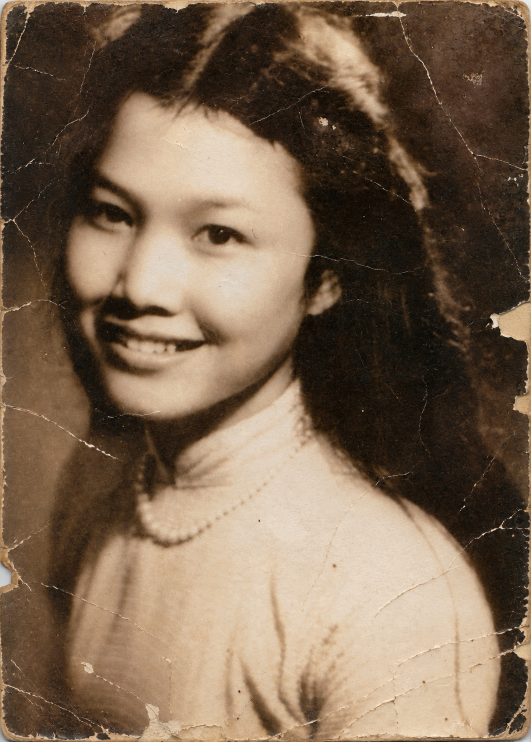
#> input picture inference_inputs/real_0089.png, 1061 x 1483 px (shown at 1/2 size)
$ python evaluate_restoration_paired.py --clean-dir ../inference_inputs --degraded-dir ../inference_inputs --mask-dir ../inference_inputs --output-dir out
#> lines starting #> are read from the running program, lines starting #| are printed output that depends on the picture; after the words box and inside, x2 and y2 are one past the last pixel; in counts of white or black regions, pixels touching at a corner belong together
import os
import argparse
import csv
import json
import random
import cv2
import numpy as np

def calculate_psnr(img1, img2):
    mse = np.mean((img1.astype(np.float32) - img2.astype(np.float32)) ** 2)
    if mse == 0:
        return float('inf')
    return 20 * np.log10(255.0 / np.sqrt(mse))

def calculate_mae(img1, img2):
    return np.mean(np.abs(img1.astype(np.float32) - img2.astype(np.float32)))

def calculate_mse(img1, img2):
    return np.mean((img1.astype(np.float32) - img2.astype(np.float32)) ** 2)

try:
    from skimage.metrics import structural_similarity as ssim
    HAS_SKIMAGE = True
except ImportError:
    HAS_SKIMAGE = False

def calculate_ssim(img1, img2):
    if not HAS_SKIMAGE:
        return 0.0
    return ssim(img1, img2, data_range=255, channel_axis=2 if len(img1.shape)==3 else None)

def evaluate_metrics(clean, degraded, mask):
    # Masked metrics
    mask_bool = mask > 127
    if len(mask.shape) == 2 and len(clean.shape) == 3:
        mask_bool = np.stack([mask_bool]*3, axis=-1)

    clean_masked = clean[mask_bool]
    degraded_masked = degraded[mask_bool]

    if len(clean_masked) == 0:
        masked_mae = 0.0
        masked_mse = 0.0
        masked_psnr = float('inf')
    else:
        masked_mae = np.mean(np.abs(clean_masked.astype(np.float32) - degraded_masked.astype(np.float32)))
        masked_mse = np.mean((clean_masked.astype(np.float32) - degraded_masked.astype(np.float32)) ** 2)
        masked_psnr = 20 * np.log10(255.0 / np.sqrt(masked_mse)) if masked_mse > 0 else float('inf')

    return {
        "psnr": calculate_psnr(clean, degraded),
        "ssim": calculate_ssim(clean, degraded) if HAS_SKIMAGE else 0.0,
        "mae": calculate_mae(clean, degraded),
        "mse": calculate_mse(clean, degraded),
        "masked_mae": masked_mae,
        "masked_mse": masked_mse,
        "masked_psnr": masked_psnr
    }

def main():
    parser = argparse.ArgumentParser(description="Evaluate restoration on paired synthetic data.")
    parser.add_argument("--clean-dir", required=True)
    parser.add_argument("--degraded-dir", required=True)
    parser.add_argument("--mask-dir", required=True)
    parser.add_argument("--output-dir", required=True)
    parser.add_argument("--max-samples", type=int, default=30)
    parser.add_argument("--seed", type=int, default=42)
    parser.add_argument("--mode", choices=["metrics-only", "generate-and-evaluate"], default="metrics-only")
    parser.add_argument("--restored-dir", type=str)
    parser.add_argument("--run-pipeline", action="store_true")
    parser.add_argument("--pipeline-mode", type=str, default="oracle-mask")
    parser.add_argument("--external-paths", type=str)
    parser.add_argument("--limit-size", type=int, default=512)
    parser.add_argument("--write-preview-grid", action="store_true", default=False)

    args = parser.parse_args()

    os.makedirs(args.output_dir, exist_ok=True)

    random.seed(args.seed)

    clean_files = sorted(os.listdir(args.clean_dir))
    random.shuffle(clean_files)

    selected_files = clean_files[:args.max_samples]

    results = []
    failed = 0

    warnings = []
    if not HAS_SKIMAGE:
        warnings.append("skimage is not available. SSIM will be reported as 0.0.")

    for filename in selected_files:
        clean_path = os.path.join(args.clean_dir, filename)
        degraded_path = os.path.join(args.degraded_dir, filename)
        mask_path = os.path.join(args.mask_dir, filename)

        if not os.path.exists(degraded_path) or not os.path.exists(mask_path):
            failed += 1
            continue

        clean_img = cv2.imread(clean_path)
#> clean_img is the input picture: shape (1483, 1061, 3); mean B, G, R 80.7, 101.5, 122.7
        degraded_img = cv2.imread(degraded_path)
        mask_img = cv2.imread(mask_path, cv2.IMREAD_GRAYSCALE)
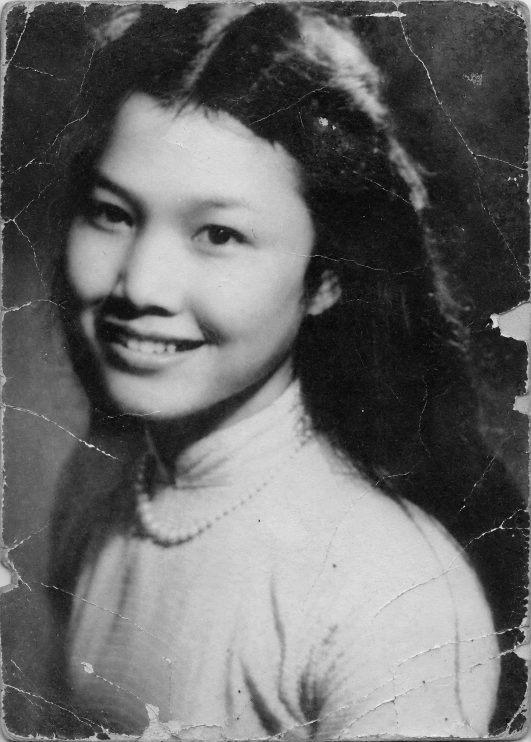
#> mask_img: shape (1483, 1061) (shown at 1/2 size); min 0, max 251, mean 104.9

        if clean_img is None or degraded_img is None or mask_img is None:
            failed += 1
            continue

        if clean_img.shape != degraded_img.shape:
            degraded_img = cv2.resize(degraded_img, (clean_img.shape[1], clean_img.shape[0]))
        if mask_img.shape != clean_img.shape[:2]:
            mask_img = cv2.resize(mask_img, (clean_img.shape[1], clean_img.shape[0]), interpolation=cv2.INTER_NEAREST)

        # Ensure mask is binary
        _, mask_img = cv2.threshold(mask_img, 127, 255, cv2.THRESH_BINARY)
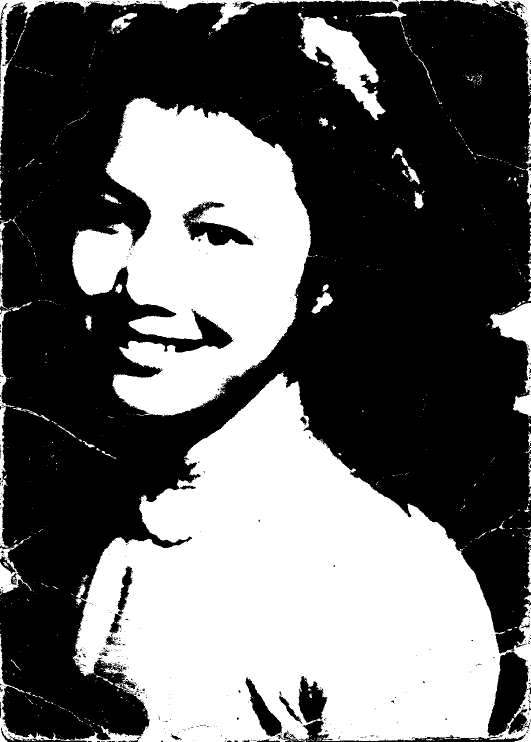
#> mask_img: shape (1483, 1061) (shown at 1/2 size); 40.2% white; 797 white regions (697 under 20 px), largest, box (x1, y1, x2, y2) and area: (0, 745, 1061, 1483) 402439, (144, 195, 624, 833) 181509, (596, 25, 771, 241) 13264

        # Calculate baseline metrics
        baseline_metrics = evaluate_metrics(clean_img, degraded_img, mask_img)
#> in evaluate_metrics, `masked_mae = np.mean(np.abs(clean_masked.astype(np.float32) - degraded..`: masked_mae = 0
#> in evaluate_metrics, `masked_psnr = 20 * np.log10(255.0 / np.sqrt(masked_mse)) if masked_mse..`: masked_psnr = inf
#> in calculate_psnr, `mse = np.mean((img1.astype(np.float32) - img2.astype(np.float32)) ** 2)`: mse = 0
#> baseline_metrics = {'psnr': inf, 'ssim': 1, 'mae': 0, 'mse': 0, 'masked_mae': 0, 'masked_mse': 0, 'masked_psnr': inf}

        restored_metrics = None
        if args.mode == "metrics-only" and args.restored_dir:
            restored_path = os.path.join(args.restored_dir, filename)
            if os.path.exists(restored_path):
                restored_img = cv2.imread(restored_path)
                if restored_img is not None:
                    if restored_img.shape != clean_img.shape:
                        restored_img = cv2.resize(restored_img, (clean_img.shape[1], clean_img.shape[0]))
                    restored_metrics = evaluate_metrics(clean_img, restored_img, mask_img)

        elif args.mode == "generate-and-evaluate":
            # For this task, if LaMa is configured, we can run it.
            # But the prompt said "Do not import heavy external model unless generate-and-evaluate is requested."
            # Since the user requested evaluating WITHOUT training and using LaMa to generate outputs.
            # We will use the existing pipeline if available.
            # Here we just implement a stub or try importing the pipeline.
            try:
                import sys
                sys.path.insert(0, os.path.abspath(os.path.join(os.path.dirname(__file__), '..')))
                from src.pipeline.restoration_pipeline import OldPhotoRestorationPipeline

                # To be safe and minimal:
                if not hasattr(OldPhotoRestorationPipeline, '_initialized'):
                    os.environ["LAMA_SKIP_CUDA"] = "1" # Just in case
                    pipe = OldPhotoRestorationPipeline(external_paths_config=args.external_paths)
                    # Force disable codeformer
                    pipe.module3 = None
                    OldPhotoRestorationPipeline._initialized = True
                    OldPhotoRestorationPipeline._pipe = pipe

                pipe = OldPhotoRestorationPipeline._pipe

                # Run restoration.
                # In oracle mode, we use GT mask.
                if args.pipeline_mode == "oracle-mask":
                    # We might need to bypass module1
                    mask_to_use = mask_img
                    # LaMa wrapper might be accessible via pipe.module2
                    restored_img = pipe.module2.infer(degraded_img, mask_to_use)
                else:
                    restored_img, _ = pipe.run(degraded_img)

                if restored_img is not None:
                    # Save output
                    cv2.imwrite(os.path.join(args.output_dir, filename), restored_img)
                    if restored_img.shape != clean_img.shape:
                        restored_img = cv2.resize(restored_img, (clean_img.shape[1], clean_img.shape[0]))
                    restored_metrics = evaluate_metrics(clean_img, restored_img, mask_img)
            except Exception as e:
                warnings.append(f"Failed to generate output for {filename}: {str(e)}")

        row = {
            "filename": filename,
            "baseline_psnr": baseline_metrics["psnr"],
            "baseline_ssim": baseline_metrics["ssim"],
            "baseline_mae": baseline_metrics["mae"],
            "baseline_mse": baseline_metrics["mse"],
            "baseline_masked_mae": baseline_metrics["masked_mae"],
            "baseline_masked_mse": baseline_metrics["masked_mse"],
            "baseline_masked_psnr": baseline_metrics["masked_psnr"],
        }
#> row = {'filename': 'real_0089.png', 'baseline_psnr': inf, 'baseline_ssim': 1, 'baseline_mae': 0, 'baseline_mse': 0, 'baseline_masked_mae': 0, 'baseline_masked_mse': 0, 'baseline_masked_psnr': inf}

        if restored_metrics:
            row.update({
                "restored_psnr": restored_metrics["psnr"],
                "restored_ssim": restored_metrics["ssim"],
                "restored_mae": restored_metrics["mae"],
                "restored_mse": restored_metrics["mse"],
                "restored_masked_mae": restored_metrics["masked_mae"],
                "restored_masked_mse": restored_metrics["masked_mse"],
                "restored_masked_psnr": restored_metrics["masked_psnr"],
            })

        results.append(row)
#> pass 2 of the loop in main, `for filename in selected_files:`:
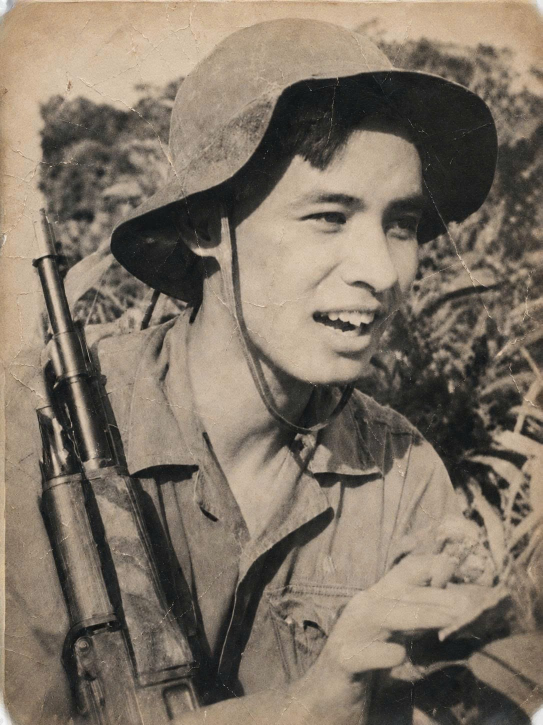
#> input picture inference_inputs/image.png, 1085 x 1449 px (shown at 1/2 size)
#> in main, clean_img is the input picture: shape (1449, 1085, 3); mean B, G, R 101.7, 115.8, 127.6
#> in main, `mask_img = cv2.imread(mask_path, cv2.IMREAD_GRAYSCALE)`:
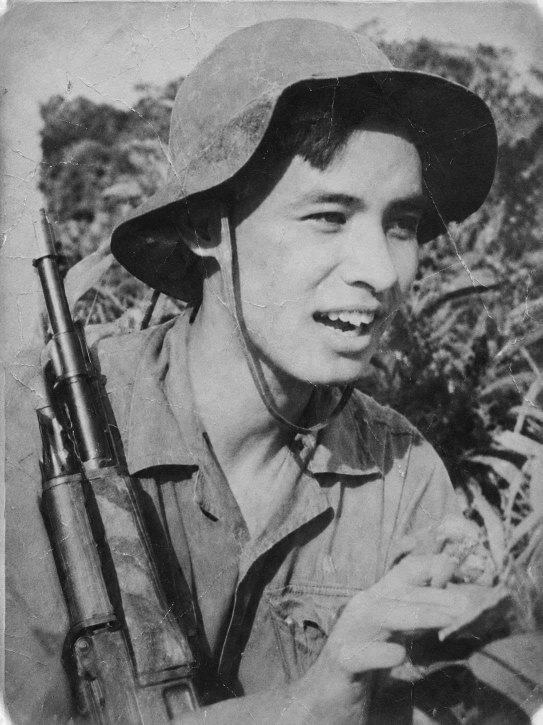
#> mask_img: shape (1449, 1085) (shown at 1/2 size); min 0, max 253, mean 117.3
#> in main, `_, mask_img = cv2.threshold(mask_img, 127, 255, cv2.THRESH_BINARY)`:
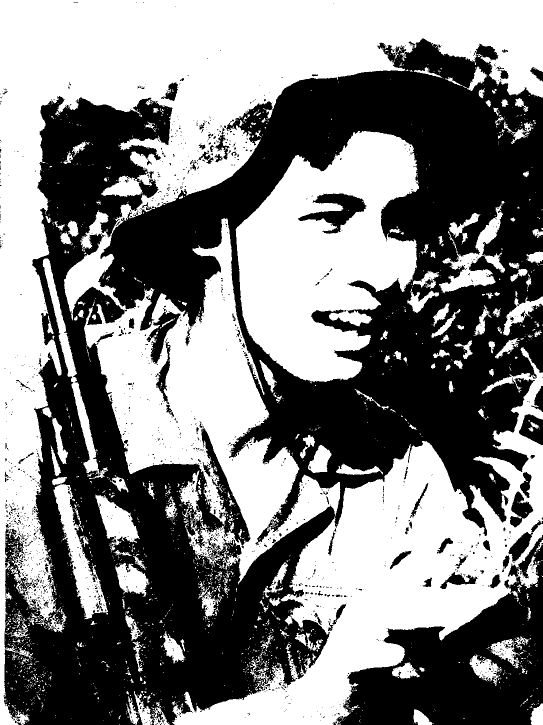
#> mask_img: shape (1449, 1085) (shown at 1/2 size); 50.7% white; 1619 black regions (1505 under 20 px), largest, box (x1, y1, x2, y2) and area: (7, 77, 1085, 1449) 674006, (672, 1070, 1085, 1449) 71435, (596, 387, 733, 468) 4540
#> row = {'filename': 'image.png', 'baseline_psnr': inf, 'baseline_ssim': 1, 'baseline_mae': 0, 'baseline_mse': 0, 'baseline_masked_mae': 0, 'baseline_masked_mse': 0, 'baseline_masked_psnr': inf}

    with open(os.path.join(args.output_dir, "per_image_metrics.csv"), "w", newline="", encoding="utf-8") as f:
        if results:
            w = csv.DictWriter(f, fieldnames=results[0].keys())
            w.writeheader()
            w.writerows(results)

    with open(os.path.join(args.output_dir, "selected_manifest.csv"), "w", newline="", encoding="utf-8") as f:
        w = csv.writer(f)
        w.writerow(["filename"])
        for r in results:
            w.writerow([r["filename"]])
#> this loop made 2 passes

    with open(os.path.join(args.output_dir, "warnings.md"), "w", encoding="utf-8") as f:
        for w in warnings:
            f.write(f"- {w}\n")

    # Aggregate
    if results:
        agg = {
            "evaluated_count": len(results),
            "failed_count": failed,
            "baseline": {
                "mean_psnr": np.mean([r["baseline_psnr"] for r in results]),
                "mean_ssim": np.mean([r["baseline_ssim"] for r in results]),
                "mean_mae": np.mean([r["baseline_mae"] for r in results]),
                "mean_mse": np.mean([r["baseline_mse"] for r in results]),
                "mean_masked_mae": np.mean([r["baseline_masked_mae"] for r in results]),
                "mean_masked_mse": np.mean([r["baseline_masked_mse"] for r in results]),
                "mean_masked_psnr": np.mean([r["baseline_masked_psnr"] for r in results if r["baseline_masked_psnr"] != float('inf')]),
            }
        }

        if "restored_psnr" in results[0]:
            agg["restored"] = {
                "mean_psnr": np.mean([r["restored_psnr"] for r in results]),
                "mean_ssim": np.mean([r["restored_ssim"] for r in results]),
                "mean_mae": np.mean([r["restored_mae"] for r in results]),
                "mean_mse": np.mean([r["restored_mse"] for r in results]),
                "mean_masked_mae": np.mean([r["restored_masked_mae"] for r in results]),
                "mean_masked_mse": np.mean([r["restored_masked_mse"] for r in results]),
                "mean_masked_psnr": np.mean([r["restored_masked_psnr"] for r in results if r["restored_masked_psnr"] != float('inf')]),
            }

            agg["improvement"] = {
                "psnr_diff": agg["restored"]["mean_psnr"] - agg["baseline"]["mean_psnr"],
                "ssim_diff": agg["restored"]["mean_ssim"] - agg["baseline"]["mean_ssim"],
                "mae_diff": agg["baseline"]["mean_mae"] - agg["restored"]["mean_mae"],
                "mse_diff": agg["baseline"]["mean_mse"] - agg["restored"]["mean_mse"],
            }

        with open(os.path.join(args.output_dir, "aggregate_metrics.json"), "w", encoding="utf-8") as f:
#> (the run stopped early here; a loop or call above may not have finished)
